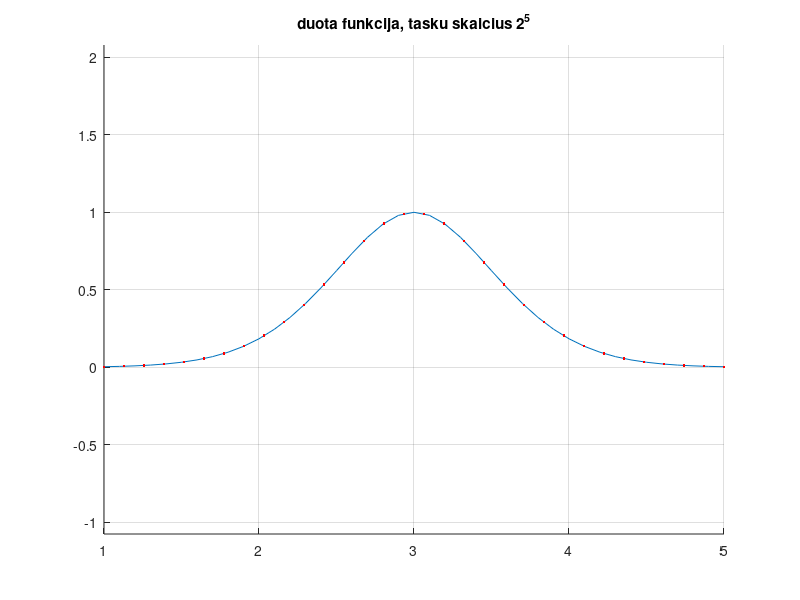
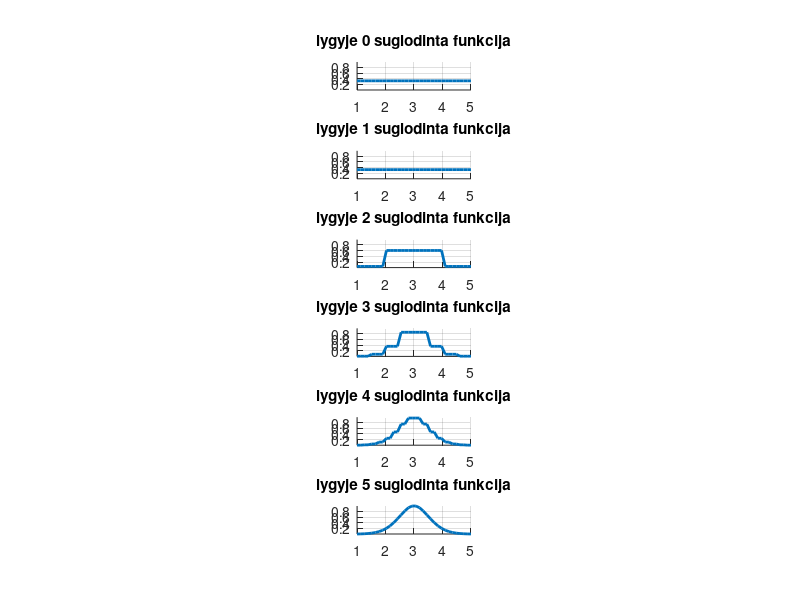
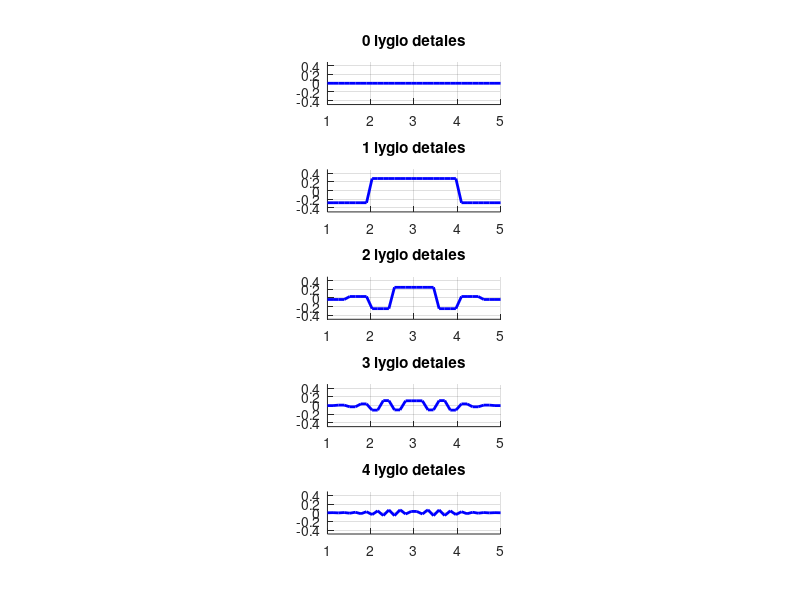

These charts were generated, in order, by the following MATLAB code:
%   Haro bangeliu aproksimacija
 
function main
clc;close all;clear all;
spalvos={'r-','g-','m-','c-','k-','y-','r.','g.','m.','c.','k.','y.'};
 
 
n=5   
nnn=2^n;
fclose all; 
fhx=fopen('carx.txt','r'); 
fhy=fopen('cary.txt','r');
 
figure(1); axis equal,hold on,grid on
 
SX=fscanf(fhx,'%g '); SY=fscanf(fhy,'%g '); 
 
fclose all; plot(SX,SY);
pause
a=min(SX),b=max(SX),t=[a:(b-a)/(nnn-1):b];
ts=interp1(SX,SY,t);
clear SX SY, SX=t;SY=ts;plot(SX,SY,'r.');   
title(sprintf('duota funkcija, tasku skaicius 2^%d',n));
xmin=min(SX);xmax=max(SX);
ymin=min(SY);ymax=max(SY);
 
 
% Aproksimavimas Haro bangelemis:
m=5  % detalumo lygiu skaicius
smooth=(b-a)*SY*2^(-n/2); % auksciausio detalumo suglodinimas (pagal duota funkcija)
 
for i=1:m
    smooth1=(smooth(1:2:end)+smooth(2:2:end))/sqrt(2);
    details{i}=(smooth(1:2:end)-smooth(2:2:end))/sqrt(2);
    fprintf(1,'\n details %d :  ',i);fprintf('%g ', details{i});
    smooth=smooth1;
end
fprintf(1,'\n smooth  %d :  ',i);fprintf('%g ', smooth);fprintf('\n');
% Funkcijos rekonstrukcija:
 
h=zeros(1,nnn); for k=0:2^(n-m)-1, h=h+smooth(k+1)*Haar_scaling(SX,n-m,k,a,b); end  % suglodinta funkcija
leg={sprintf('suglodinta funkcija, detalumo lygmuo %d',n-m)};
figure(2);subplot(m+1,1,1),axis equal,axis([xmin xmax ymin ymax]); hold on,grid on, plot(SX,h,'Linewidth',2);title(sprintf('lygyje %d suglodinta funkcija',0));
 
for i=0:m-1 %detalumo didinimo ciklas
    % apskaiciuojamos funkcijos detales:  
    h1=zeros(1,nnn); for k=0:2^(n-m+i)-1, h1=h1+details{m-i}(k+1)*Haar_wavelet(SX,n-m+i,k,a,b);  end
    figure(3),subplot(m,1,i+1), axis equal,hold on,grid on
    yshift=(ymin+ymax)/2;axis([xmin xmax ymin-yshift ymax-yshift]), plot(SX,h1,'b-','Linewidth',2);title(sprintf('%d lygio detales',i));
    leg={leg{1:end},sprintf('lygmens %d detales',n-m+i)};
    h=h+h1; % detales pridedamos prie ankstesnio suglodinto vaizdo
    figure(2);subplot(m+1,1,i+2),axis equal,axis([xmin xmax ymin ymax]), hold on,grid on, plot(SX,h,'Linewidth',2);title(sprintf('lygyje %d suglodinta funkcija' ,i+1));
end
 
return
end

function h=Haar_scaling(x,j,k,a,b)   % ***********************************************************
eps=1e-9;
xtld=(x-a)/(b-a); % (a,b) intervale duota kintamojo reiksme perskaiciuojama i "standartini" 
                        % intervala (0,1), kuriame uzrasyta bangeles formule  
xx=2^j*xtld-k; h=2^(j/2)*(sign(xx+eps)-sign(xx-1-eps))/(2*(b-a));
return
end
 
function h=Haar_wavelet(x,j,k,a,b)   % ************************************************************
eps=1e-9;
xtld=(x-a)/(b-a); % (a,b) intervale duota kintamojo reiksme perskaiciuojama i "standartini" 
                        % intervala (0,1), kuriame uzrasyta bangeles formule  
xx=2^j*xtld-k; h=2^(j/2)*(sign(xx+eps)-2*sign(xx-0.5)+sign(xx-1-eps))/(2*(b-a));
return
end
